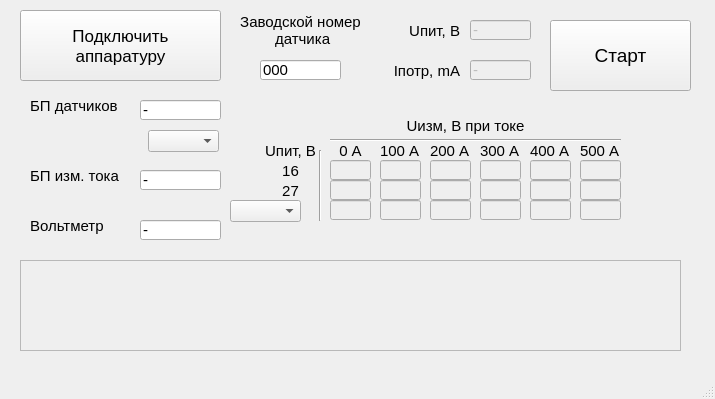
<?xml version="1.0" encoding="UTF-8"?>
<ui version="4.0">
 <class>MainWindow</class>
 <widget class="QMainWindow" name="MainWindow">
  <property name="geometry">
   <rect>
    <x>0</x>
    <y>0</y>
    <width>715</width>
    <height>399</height>
   </rect>
  </property>
  <property name="windowTitle">
   <string>Тестирование ДТ-500</string>
  </property>
  <widget class="QWidget" name="centralwidget">
   <widget class="QPushButton" name="Connect_Button">
    <property name="geometry">
     <rect>
      <x>20</x>
      <y>10</y>
      <width>201</width>
      <height>71</height>
     </rect>
    </property>
    <property name="font">
     <font>
      <pointsize>13</pointsize>
     </font>
    </property>
    <property name="text">
     <string>Подключить
аппаратуру</string>
    </property>
   </widget>
   <widget class="QLabel" name="label_2">
    <property name="geometry">
     <rect>
      <x>30</x>
      <y>210</y>
      <width>101</width>
      <height>31</height>
     </rect>
    </property>
    <property name="font">
     <font>
      <pointsize>11</pointsize>
     </font>
    </property>
    <property name="text">
     <string>Вольтметр</string>
    </property>
   </widget>
   <widget class="QLabel" name="label_3">
    <property name="geometry">
     <rect>
      <x>30</x>
      <y>90</y>
      <width>101</width>
      <height>31</height>
     </rect>
    </property>
    <property name="font">
     <font>
      <pointsize>11</pointsize>
     </font>
    </property>
    <property name="text">
     <string>БП датчиков</string>
    </property>
   </widget>
   <widget class="QLabel" name="label_4">
    <property name="geometry">
     <rect>
      <x>30</x>
      <y>160</y>
      <width>101</width>
      <height>31</height>
     </rect>
    </property>
    <property name="font">
     <font>
      <pointsize>11</pointsize>
     </font>
    </property>
    <property name="text">
     <string>БП изм. тока</string>
    </property>
   </widget>
   <widget class="QLineEdit" name="port_supply_sensor">
    <property name="geometry">
     <rect>
      <x>140</x>
      <y>100</y>
      <width>81</width>
      <height>20</height>
     </rect>
    </property>
    <property name="font">
     <font>
      <pointsize>11</pointsize>
     </font>
    </property>
    <property name="text">
     <string>-</string>
    </property>
   </widget>
   <widget class="QLineEdit" name="port_measure_supply">
    <property name="geometry">
     <rect>
      <x>140</x>
      <y>170</y>
      <width>81</width>
      <height>20</height>
     </rect>
    </property>
    <property name="font">
     <font>
      <pointsize>11</pointsize>
     </font>
    </property>
    <property name="text">
     <string>-</string>
    </property>
   </widget>
   <widget class="QLineEdit" name="port_voltmeter">
    <property name="geometry">
     <rect>
      <x>140</x>
      <y>220</y>
      <width>81</width>
      <height>20</height>
     </rect>
    </property>
    <property name="font">
     <font>
      <pointsize>11</pointsize>
     </font>
    </property>
    <property name="text">
     <string>-</string>
    </property>
   </widget>
   <widget class="QTextBrowser" name="console">
    <property name="enabled">
     <bool>false</bool>
    </property>
    <property name="geometry">
     <rect>
      <x>20</x>
      <y>260</y>
      <width>661</width>
      <height>91</height>
     </rect>
    </property>
    <property name="overwriteMode">
     <bool>true</bool>
    </property>
   </widget>
   <widget class="QLineEdit" name="u_supply_sens">
    <property name="enabled">
     <bool>false</bool>
    </property>
    <property name="geometry">
     <rect>
      <x>470</x>
      <y>20</y>
      <width>61</width>
      <height>20</height>
     </rect>
    </property>
    <property name="font">
     <font>
      <pointsize>11</pointsize>
     </font>
    </property>
    <property name="text">
     <string>-</string>
    </property>
   </widget>
   <widget class="QLineEdit" name="current_sens">
    <property name="enabled">
     <bool>false</bool>
    </property>
    <property name="geometry">
     <rect>
      <x>470</x>
      <y>60</y>
      <width>61</width>
      <height>20</height>
     </rect>
    </property>
    <property name="font">
     <font>
      <pointsize>11</pointsize>
     </font>
    </property>
    <property name="text">
     <string>-</string>
    </property>
   </widget>
   <widget class="QLabel" name="label_397">
    <property name="geometry">
     <rect>
      <x>380</x>
      <y>20</y>
      <width>80</width>
      <height>21</height>
     </rect>
    </property>
    <property name="font">
     <font>
      <pointsize>11</pointsize>
     </font>
    </property>
    <property name="text">
     <string>Uпит, В</string>
    </property>
    <property name="alignment">
     <set>Qt::AlignRight|Qt::AlignTrailing|Qt::AlignVCenter</set>
    </property>
   </widget>
   <widget class="QLabel" name="label_401">
    <property name="geometry">
     <rect>
      <x>380</x>
      <y>60</y>
      <width>80</width>
      <height>21</height>
     </rect>
    </property>
    <property name="font">
     <font>
      <pointsize>11</pointsize>
     </font>
    </property>
    <property name="text">
     <string>Iпотр, mA</string>
    </property>
    <property name="alignment">
     <set>Qt::AlignRight|Qt::AlignTrailing|Qt::AlignVCenter</set>
    </property>
   </widget>
   <widget class="QPushButton" name="Start_Button">
    <property name="enabled">
     <bool>true</bool>
    </property>
    <property name="geometry">
     <rect>
      <x>550</x>
      <y>20</y>
      <width>141</width>
      <height>71</height>
     </rect>
    </property>
    <property name="font">
     <font>
      <pointsize>14</pointsize>
     </font>
    </property>
    <property name="acceptDrops">
     <bool>false</bool>
    </property>
    <property name="text">
     <string>Старт</string>
    </property>
    <property name="checkable">
     <bool>false</bool>
    </property>
    <property name="autoDefault">
     <bool>false</bool>
    </property>
    <property name="default">
     <bool>false</bool>
    </property>
    <property name="flat">
     <bool>false</bool>
    </property>
   </widget>
   <widget class="QLabel" name="label_402">
    <property name="geometry">
     <rect>
      <x>240</x>
      <y>10</y>
      <width>121</width>
      <height>41</height>
     </rect>
    </property>
    <property name="font">
     <font>
      <pointsize>11</pointsize>
     </font>
    </property>
    <property name="text">
     <string>Заводской номер
 датчика</string>
    </property>
    <property name="alignment">
     <set>Qt::AlignCenter</set>
    </property>
   </widget>
   <widget class="QLineEdit" name="num_of_sensor">
    <property name="geometry">
     <rect>
      <x>260</x>
      <y>60</y>
      <width>81</width>
      <height>20</height>
     </rect>
    </property>
    <property name="font">
     <font>
      <pointsize>11</pointsize>
     </font>
    </property>
    <property name="text">
     <string>000</string>
    </property>
   </widget>
   <widget class="QLabel" name="label_9">
    <property name="geometry">
     <rect>
      <x>265</x>
      <y>180</y>
      <width>51</width>
      <height>21</height>
     </rect>
    </property>
    <property name="font">
     <font>
      <pointsize>11</pointsize>
     </font>
    </property>
    <property name="text">
     <string>27</string>
    </property>
    <property name="alignment">
     <set>Qt::AlignCenter</set>
    </property>
   </widget>
   <widget class="QLabel" name="label_8">
    <property name="geometry">
     <rect>
      <x>265</x>
      <y>160</y>
      <width>51</width>
      <height>21</height>
     </rect>
    </property>
    <property name="font">
     <font>
      <pointsize>11</pointsize>
     </font>
    </property>
    <property name="text">
     <string>16</string>
    </property>
    <property name="alignment">
     <set>Qt::AlignCenter</set>
    </property>
   </widget>
   <widget class="QLineEdit" name="U_16_I_100_N_0">
    <property name="enabled">
     <bool>false</bool>
    </property>
    <property name="geometry">
     <rect>
      <x>380</x>
      <y>160</y>
      <width>41</width>
      <height>20</height>
     </rect>
    </property>
    <property name="alignment">
     <set>Qt::AlignCenter</set>
    </property>
   </widget>
   <widget class="QLineEdit" name="U_16_I_300_N_0">
    <property name="enabled">
     <bool>false</bool>
    </property>
    <property name="geometry">
     <rect>
      <x>480</x>
      <y>160</y>
      <width>41</width>
      <height>20</height>
     </rect>
    </property>
    <property name="alignment">
     <set>Qt::AlignCenter</set>
    </property>
   </widget>
   <widget class="QLineEdit" name="U_16_I_400_N_0">
    <property name="enabled">
     <bool>false</bool>
    </property>
    <property name="geometry">
     <rect>
      <x>530</x>
      <y>160</y>
      <width>41</width>
      <height>20</height>
     </rect>
    </property>
    <property name="alignment">
     <set>Qt::AlignCenter</set>
    </property>
   </widget>
   <widget class="QLabel" name="label_7">
    <property name="geometry">
     <rect>
      <x>265</x>
      <y>140</y>
      <width>51</width>
      <height>21</height>
     </rect>
    </property>
    <property name="font">
     <font>
      <pointsize>11</pointsize>
     </font>
    </property>
    <property name="text">
     <string>Uпит, В</string>
    </property>
    <property name="alignment">
     <set>Qt::AlignCenter</set>
    </property>
   </widget>
   <widget class="Line" name="line_3">
    <property name="geometry">
     <rect>
      <x>330</x>
      <y>130</y>
      <width>291</width>
      <height>20</height>
     </rect>
    </property>
    <property name="orientation">
     <enum>Qt::Horizontal</enum>
    </property>
   </widget>
   <widget class="QLineEdit" name="U_27_I_100_N_0">
    <property name="enabled">
     <bool>false</bool>
    </property>
    <property name="geometry">
     <rect>
      <x>380</x>
      <y>180</y>
      <width>41</width>
      <height>20</height>
     </rect>
    </property>
    <property name="font">
     <font>
      <weight>75</weight>
      <bold>true</bold>
     </font>
    </property>
    <property name="alignment">
     <set>Qt::AlignCenter</set>
    </property>
   </widget>
   <widget class="QLineEdit" name="U_16_I_0_N_0">
    <property name="enabled">
     <bool>false</bool>
    </property>
    <property name="geometry">
     <rect>
      <x>330</x>
      <y>160</y>
      <width>41</width>
      <height>20</height>
     </rect>
    </property>
    <property name="autoFillBackground">
     <bool>false</bool>
    </property>
    <property name="text">
     <string/>
    </property>
    <property name="alignment">
     <set>Qt::AlignCenter</set>
    </property>
   </widget>
   <widget class="QLabel" name="label_10">
    <property name="geometry">
     <rect>
      <x>265</x>
      <y>200</y>
      <width>51</width>
      <height>21</height>
     </rect>
    </property>
    <property name="font">
     <font>
      <pointsize>11</pointsize>
     </font>
    </property>
    <property name="text">
     <string>32</string>
    </property>
    <property name="alignment">
     <set>Qt::AlignCenter</set>
    </property>
   </widget>
   <widget class="QLineEdit" name="U_27_I_300_N_0">
    <property name="enabled">
     <bool>false</bool>
    </property>
    <property name="geometry">
     <rect>
      <x>480</x>
      <y>180</y>
      <width>41</width>
      <height>20</height>
     </rect>
    </property>
    <property name="alignment">
     <set>Qt::AlignCenter</set>
    </property>
   </widget>
   <widget class="QLabel" name="label_18">
    <property name="geometry">
     <rect>
      <x>380</x>
      <y>140</y>
      <width>41</width>
      <height>21</height>
     </rect>
    </property>
    <property name="font">
     <font>
      <pointsize>11</pointsize>
     </font>
    </property>
    <property name="text">
     <string>100 А</string>
    </property>
   </widget>
   <widget class="QLineEdit" name="U_32_I_0_N_0">
    <property name="enabled">
     <bool>false</bool>
    </property>
    <property name="geometry">
     <rect>
      <x>330</x>
      <y>200</y>
      <width>41</width>
      <height>20</height>
     </rect>
    </property>
    <property name="alignment">
     <set>Qt::AlignCenter</set>
    </property>
   </widget>
   <widget class="QLabel" name="label_15">
    <property name="geometry">
     <rect>
      <x>480</x>
      <y>140</y>
      <width>41</width>
      <height>21</height>
     </rect>
    </property>
    <property name="font">
     <font>
      <pointsize>11</pointsize>
     </font>
    </property>
    <property name="text">
     <string>300 А</string>
    </property>
   </widget>
   <widget class="QLabel" name="label_17">
    <property name="geometry">
     <rect>
      <x>580</x>
      <y>140</y>
      <width>41</width>
      <height>21</height>
     </rect>
    </property>
    <property name="font">
     <font>
      <pointsize>11</pointsize>
     </font>
    </property>
    <property name="text">
     <string>500 А</string>
    </property>
   </widget>
   <widget class="QLineEdit" name="U_32_I_500_N_0">
    <property name="enabled">
     <bool>false</bool>
    </property>
    <property name="geometry">
     <rect>
      <x>580</x>
      <y>200</y>
      <width>41</width>
      <height>20</height>
     </rect>
    </property>
    <property name="alignment">
     <set>Qt::AlignCenter</set>
    </property>
   </widget>
   <widget class="QLabel" name="label_14">
    <property name="geometry">
     <rect>
      <x>430</x>
      <y>140</y>
      <width>41</width>
      <height>21</height>
     </rect>
    </property>
    <property name="font">
     <font>
      <pointsize>11</pointsize>
     </font>
    </property>
    <property name="text">
     <string>200 А</string>
    </property>
   </widget>
   <widget class="QLabel" name="label_11">
    <property name="geometry">
     <rect>
      <x>320</x>
      <y>110</y>
      <width>291</width>
      <height>31</height>
     </rect>
    </property>
    <property name="font">
     <font>
      <pointsize>11</pointsize>
     </font>
    </property>
    <property name="text">
     <string>Uизм, В при токе</string>
    </property>
    <property name="alignment">
     <set>Qt::AlignCenter</set>
    </property>
   </widget>
   <widget class="QLineEdit" name="U_16_I_500_N_0">
    <property name="enabled">
     <bool>false</bool>
    </property>
    <property name="geometry">
     <rect>
      <x>580</x>
      <y>160</y>
      <width>41</width>
      <height>20</height>
     </rect>
    </property>
    <property name="alignment">
     <set>Qt::AlignCenter</set>
    </property>
   </widget>
   <widget class="QLabel" name="label_16">
    <property name="geometry">
     <rect>
      <x>530</x>
      <y>140</y>
      <width>41</width>
      <height>21</height>
     </rect>
    </property>
    <property name="font">
     <font>
      <pointsize>11</pointsize>
     </font>
    </property>
    <property name="text">
     <string>400 А</string>
    </property>
   </widget>
   <widget class="QLineEdit" name="U_27_I_500_N_0">
    <property name="enabled">
     <bool>false</bool>
    </property>
    <property name="geometry">
     <rect>
      <x>580</x>
      <y>180</y>
      <width>41</width>
      <height>20</height>
     </rect>
    </property>
    <property name="alignment">
     <set>Qt::AlignCenter</set>
    </property>
   </widget>
   <widget class="QLineEdit" name="U_32_I_100_N_0">
    <property name="enabled">
     <bool>false</bool>
    </property>
    <property name="geometry">
     <rect>
      <x>380</x>
      <y>200</y>
      <width>41</width>
      <height>20</height>
     </rect>
    </property>
    <property name="alignment">
     <set>Qt::AlignCenter</set>
    </property>
   </widget>
   <widget class="QLineEdit" name="U_27_I_400_N_0">
    <property name="enabled">
     <bool>false</bool>
    </property>
    <property name="geometry">
     <rect>
      <x>530</x>
      <y>180</y>
      <width>41</width>
      <height>20</height>
     </rect>
    </property>
    <property name="alignment">
     <set>Qt::AlignCenter</set>
    </property>
   </widget>
   <widget class="QLabel" name="label_12">
    <property name="geometry">
     <rect>
      <x>330</x>
      <y>140</y>
      <width>41</width>
      <height>21</height>
     </rect>
    </property>
    <property name="sizePolicy">
     <sizepolicy hsizetype="Preferred" vsizetype="Preferred">
      <horstretch>0</horstretch>
      <verstretch>0</verstretch>
     </sizepolicy>
    </property>
    <property name="font">
     <font>
      <pointsize>11</pointsize>
     </font>
    </property>
    <property name="text">
     <string>0 А</string>
    </property>
    <property name="alignment">
     <set>Qt::AlignCenter</set>
    </property>
   </widget>
   <widget class="QLineEdit" name="U_27_I_0_N_0">
    <property name="enabled">
     <bool>false</bool>
    </property>
    <property name="geometry">
     <rect>
      <x>330</x>
      <y>180</y>
      <width>41</width>
      <height>20</height>
     </rect>
    </property>
    <property name="alignment">
     <set>Qt::AlignCenter</set>
    </property>
   </widget>
   <widget class="QLineEdit" name="U_32_I_200_N_0">
    <property name="enabled">
     <bool>false</bool>
    </property>
    <property name="geometry">
     <rect>
      <x>430</x>
      <y>200</y>
      <width>41</width>
      <height>20</height>
     </rect>
    </property>
    <property name="alignment">
     <set>Qt::AlignCenter</set>
    </property>
   </widget>
   <widget class="QLineEdit" name="U_32_I_300_N_0">
    <property name="enabled">
     <bool>false</bool>
    </property>
    <property name="geometry">
     <rect>
      <x>480</x>
      <y>200</y>
      <width>41</width>
      <height>20</height>
     </rect>
    </property>
    <property name="alignment">
     <set>Qt::AlignCenter</set>
    </property>
   </widget>
   <widget class="QLineEdit" name="U_16_I_200_N_0">
    <property name="enabled">
     <bool>false</bool>
    </property>
    <property name="geometry">
     <rect>
      <x>430</x>
      <y>160</y>
      <width>41</width>
      <height>20</height>
     </rect>
    </property>
    <property name="alignment">
     <set>Qt::AlignCenter</set>
    </property>
   </widget>
   <widget class="QLineEdit" name="U_27_I_200_N_0">
    <property name="enabled">
     <bool>false</bool>
    </property>
    <property name="geometry">
     <rect>
      <x>430</x>
      <y>180</y>
      <width>41</width>
      <height>20</height>
     </rect>
    </property>
    <property name="alignment">
     <set>Qt::AlignCenter</set>
    </property>
   </widget>
   <widget class="Line" name="line">
    <property name="geometry">
     <rect>
      <x>310</x>
      <y>150</y>
      <width>20</width>
      <height>71</height>
     </rect>
    </property>
    <property name="orientation">
     <enum>Qt::Vertical</enum>
    </property>
   </widget>
   <widget class="QLineEdit" name="U_32_I_400_N_0">
    <property name="enabled">
     <bool>false</bool>
    </property>
    <property name="geometry">
     <rect>
      <x>530</x>
      <y>200</y>
      <width>41</width>
      <height>20</height>
     </rect>
    </property>
    <property name="alignment">
     <set>Qt::AlignCenter</set>
    </property>
   </widget>
   <widget class="QComboBox" name="comboBox_power_supply">
    <property name="geometry">
     <rect>
      <x>148</x>
      <y>130</y>
      <width>71</width>
      <height>22</height>
     </rect>
    </property>
   </widget>
   <widget class="QComboBox" name="comboBox_power_supply_current">
    <property name="geometry">
     <rect>
      <x>230</x>
      <y>200</y>
      <width>71</width>
      <height>22</height>
     </rect>
    </property>
   </widget>
  </widget>
  <widget class="QMenuBar" name="menubar">
   <property name="geometry">
    <rect>
     <x>0</x>
     <y>0</y>
     <width>715</width>
     <height>21</height>
    </rect>
   </property>
  </widget>
  <widget class="QStatusBar" name="statusbar"/>
 </widget>
 <resources/>
 <connections/>
</ui>
